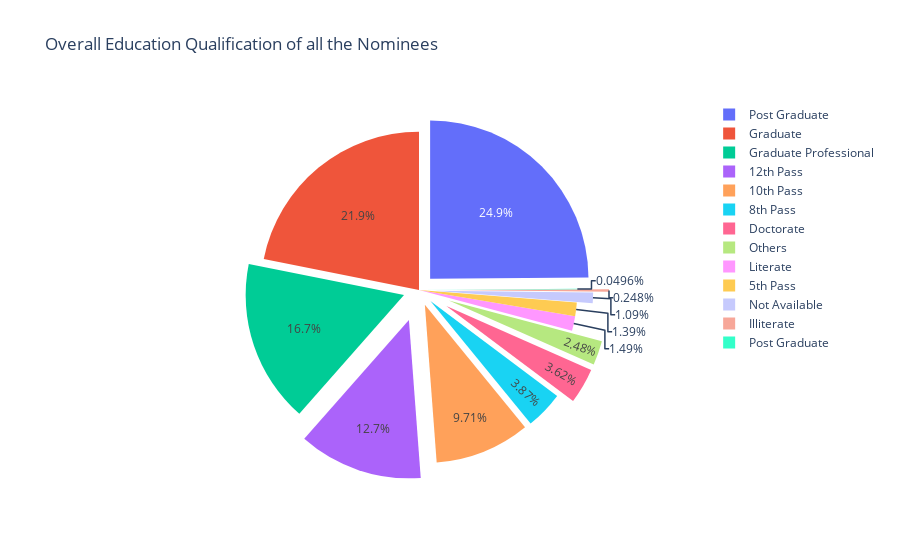

The cell this chart's notebook holds for it:
### Markdown cell above
#### What is the Educational Qualification of our politicians?

### Code cell
ed_valid=vote[vote['PARTY']!="NOTA"]
ed_cnt=ed_valid.groupby('EDUCATION').apply(lambda x:x['PARTY'].count()).reset_index(name='Counts')
fig = go.Figure(data=[go.Pie(labels=ed_cnt['EDUCATION'], values=ed_cnt['Counts'], pull=[0.1, 0.2, 0, 0.1, 0.2, 0,0.1, 0.2, 0,0.1, 0.2, 0.1])])
fig.update_layout(title_text='Overall Education Qualification of all the Nominees')
fig.show()
ed_won=ed_valid[ed_valid['WINNER']==1]
ed_win_cnt=ed_won.groupby('EDUCATION').apply(lambda x:x['PARTY'].count()).reset_index(name='Counts')
fig2 = go.Figure(data=[go.Pie(labels=ed_win_cnt['EDUCATION'], values=ed_win_cnt['Counts'], pull=[0.1, 0.2, 0, 0.1, 0.2, 0,0.1, 0.1, 0.2,0, 0.1, 0.2],title='Education Qualification of the Winners')])
fig2.update_layout(title_text='Education Qualification of the Winners')
fig2.show()

### Figure 1 — Plotly figure (JSON) as saved in the notebook; plotly's stock layout.template omitted (floating-point values rounded to 4 significant figures)
{"data": [{"labels": ["10th Pass", "12th Pass", "5th Pass", "8th Pass", "Doctorate", "Graduate", "Graduate Professional", "Illiterate", "Literate", "Not Available", "Others", "Post Graduate", "Post Graduate\n"], "pull": [0.1, 0.2, 0, 0.1, 0.2, 0, 0.1, 0.2, 0, 0.1, 0.2, 0.1], "type": "pie", "values": [196, 256, 28, 78, 73, 441, 336, 5, 30, 22, 50, 502, 1]}], "layout": {"title": {"text": "Overall Education Qualification of all the Nominees"}}}
